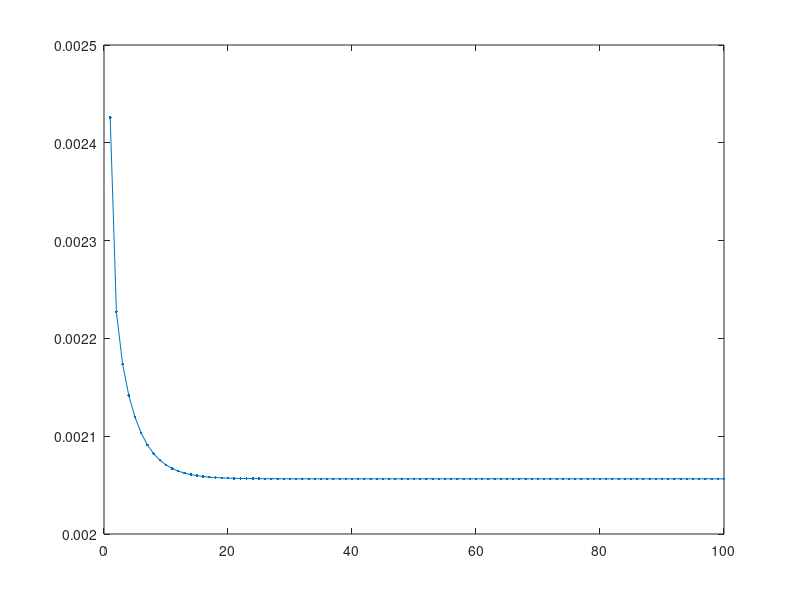

This chart was generated by the following MATLAB code:
m=4;
a = sort(rand(1,m));%density function f(x)=x
energy = [];
for n=1:100
    y(1)=quadl(inline('x.^2'),0,(a(1)+a(2))/2)/quadl(inline('x'),0,(a(1)+a(2))/2);
    for i=2:m-1
        y(i)=quadl(inline('x.^2'),(a(i)+a(i-1))/2,(a(i)+a(i+1))/2)/quadl(inline('x'),(a(i)+a(i-1))/2,(a(i)+a(i+1))/2);
    end
    y(m)=quadl(inline('x.^2'),(a(m)+a(m-1))/2,1)/quadl(inline('x'),(a(m)+a(m-1))/2,1);
    for i=1:m
        a(i)=y(i);
    end
     energy(n)=quadl(@(x)x.*((x-a(1)).^2),0,(a(1)+a(2))/2);
     for i=2:m-1
          energy(n)= energy(n)+quadl(@(x)x.*((x-a(i)).^2),(a(i)+a(i-1))/2,(a(i)+a(i+1))/2);
     end
     energy(n)= energy(n)+quadl(@(x)x.*((x-a(m)).^2),(a(m)+a(m-1))/2,1);
end
plot(energy,'.-');
a
 